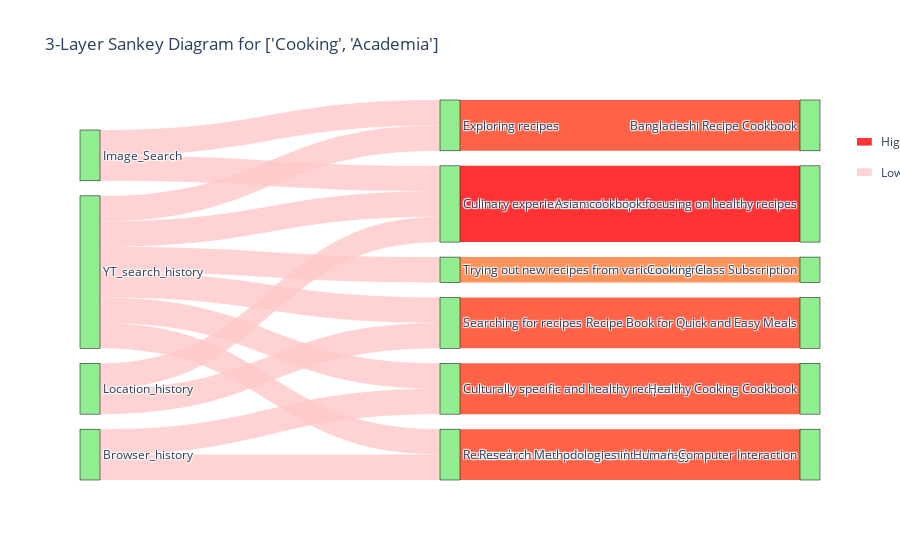

The notebook cell saved with this chart:
### Code cell
import pandas as pd
import plotly.graph_objects as go

# Filter by category
selected_category = ['Cooking', 'Academia']
filtered_df = df[df['category'].isin(selected_category)]

# Create 3-layer links: source → activity → target
sankey_links = []

for _, row in filtered_df.iterrows():
    source = row['combined_col']
    activity = row['activity']
    target = row['recommended_product']

    # source → activity
    sankey_links.append({'source': source, 'target': activity, 'value': 1, 'layer': 'source_activity'})
    # activity → target
    sankey_links.append({'source': activity, 'target': target, 'value': 1, 'layer': 'activity_target'})

# Convert to DataFrame
sankey_table = pd.DataFrame(sankey_links)

# Aggregate repeated links
sankey_table = sankey_table.groupby(['source', 'target', 'layer'], as_index=False)['value'].sum()

# Create nodes
nodes = pd.concat([sankey_table['source'], sankey_table['target']]).unique()
node_indices = {node: i for i, node in enumerate(nodes)}
sankey_table['source_idx'] = sankey_table['source'].map(node_indices)
sankey_table['target_idx'] = sankey_table['target'].map(node_indices)

# Normalize values for color intensity
min_val = sankey_table['value'].min()
max_val = sankey_table['value'].max()
norm = (sankey_table['value'] - min_val) / (max_val - min_val + 1e-6)

# Assign link colors based on layer and thickness
link_colors = []
for i, row in sankey_table.iterrows():
    v = norm[i]
    if row['layer'] == 'source_activity':
        # Red shades
        r, g, b = 255, int(200*(1-v)), int(200*(1-v))
    else:
        # Orange-red shades
        r, g, b = 255, int(120*(1-v)), int(50*(1-v))
    link_colors.append(f'rgba({r},{g},{b},0.8)')

# Create Sankey figure
fig = go.Figure(go.Sankey(
    node=dict(
        pad=15,
        thickness=20,
        line=dict(color="black", width=0.5),
        label=list(nodes),
        color="lightgreen"
    ),
    link=dict(
        source=sankey_table['source_idx'],
        target=sankey_table['target_idx'],
        value=sankey_table['value'],
        color=link_colors,
        customdata=sankey_table['value'],
        hovertemplate="Source: %{source.label}<br>Target: %{target.label}<br>Value: %{customdata}<extra></extra>"
    )
))

# Add legend for thickness
legend_x = 1.05
legend_y = 0.9
legend_spacing = 0.08

# Dark = high value
fig.add_shape(type="rect", x0=legend_x, x1=legend_x+0.02, y0=legend_y, y1=legend_y-0.02,
              fillcolor='rgba(255,0,0,0.8)', line=dict(color='rgba(0,0,0,0)'))
fig.add_annotation(x=legend_x+0.03, y=legend_y-0.01, text="High value", showarrow=False, xanchor='left', yanchor='middle')

# Light = low value
fig.add_shape(type="rect", x0=legend_x, x1=legend_x+0.02, y0=legend_y-legend_spacing, y1=legend_y-legend_spacing-0.02,
              fillcolor='rgba(255,200,200,0.8)', line=dict(color='rgba(0,0,0,0)'))
fig.add_annotation(x=legend_x+0.03, y=legend_y-legend_spacing-0.01, text="Low value", showarrow=False, xanchor='left', yanchor='middle')

fig.update_layout(
    title_text=f"3-Layer Sankey Diagram for {selected_category}",
    font_size=12
)

fig.show()

### Figure 1 — Plotly figure (JSON) as saved in the notebook; plotly's stock layout.template omitted (floating-point values rounded to 4 significant figures)
{"data": [{"link": {"color": ["rgba(255,200,200,0.8)", "rgba(255,200,200,0.8)", "rgba(255,0,0,0.8)", "rgba(255,60,25,0.8)", "rgba(255,60,25,0.8)", "rgba(255,200,200,0.8)", "rgba(255,200,200,0.8)", "rgba(255,200,200,0.8)", "rgba(255,200,200,0.8)", "rgba(255,60,25,0.8)", "rgba(255,60,25,0.8)", "rgba(255,120,50,0.8)", "rgba(255,200,200,0.8)", "rgba(255,200,200,0.8)", "rgba(255,200,200,0.8)", "rgba(255,200,200,0.8)", "rgba(255,200,200,0.8)", "rgba(255,200,200,0.8)"], "customdata": [1, 1, 3, 2, 2, 1, 1, 1, 1, 2, 2, 1, 1, 1, 1, 1, 1, 1], "hovertemplate": "Source: %{source.label}<br>Target: %{target.label}<br>Value: %{customdata}<extra></extra>", "source": [0, 0, 1, 2, 3, 4, 4, 5, 5, 6, 7, 8, 9, 9, 9, 9, 9, 9], "target": [2, 6, 10, 11, 12, 1, 3, 1, 7, 13, 14, 15, 1, 2, 3, 6, 7, 8], "value": [1, 1, 3, 2, 2, 1, 1, 1, 1, 2, 2, 1, 1, 1, 1, 1, 1, 1]}, "node": {"color": "lightgreen", "label": ["Browser_history", "Culinary experiences and recipes", "Culturally specific and healthy recipes", "Exploring recipes", "Image_Search", "Location_history", "Research on data privacy and technology", "Searching for recipes", "Trying out new recipes from various cuisines", "YT_search_history", "Asian cookbook focusing on healthy recipes", "Healthy Cooking Cookbook", "Bangladeshi Recipe Cookbook", "Research Methodologies in Human-Computer Interaction", "Recipe Book for Quick and Easy Meals", "Cooking Class Subscription"], "line": {"color": "black", "width": 0.5}, "pad": 15, "thickness": 20}, "type": "sankey"}], "layout": {"annotations": [{"showarrow": false, "text": "High value", "x": 1.08, "xanchor": "left", "y": 0.89, "yanchor": "middle"}, {"showarrow": false, "text": "Low value", "x": 1.08, "xanchor": "left", "y": 0.81, "yanchor": "middle"}], "font": {"size": 12}, "shapes": [{"fillcolor": "rgba(255,0,0,0.8)", "line": {"color": "rgba(0,0,0,0)"}, "type": "rect", "x0": 1.05, "x1": 1.07, "y0": 0.9, "y1": 0.88}, {"fillcolor": "rgba(255,200,200,0.8)", "line": {"color": "rgba(0,0,0,0)"}, "type": "rect", "x0": 1.05, "x1": 1.07, "y0": 0.82, "y1": 0.8}], "title": {"text": "3-Layer Sankey Diagram for ['Cooking', 'Academia']"}}}
